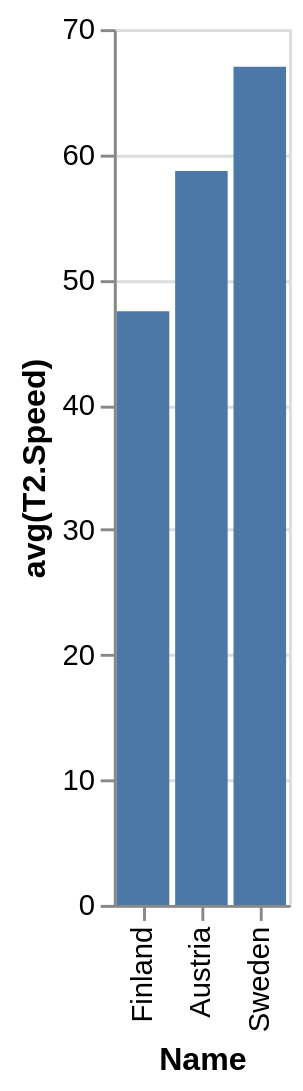

Write the Vega-Lite specification saved for this chart.
### Vega-Lite specification from a JSON file in a GitHub repository (floating-point values rounded to 4 significant figures)
{"data": {"values": [{"x_data": "Finland", "y_data": 47.45}, {"x_data": "Austria", "y_data": 58.67}, {"x_data": "Sweden", "y_data": 67}]}, "mark": "bar", "encoding": {"x": {"field": "x_data", "type": "nominal", "title": "Name", "sort": {"op": "sum", "field": "y_data", "order": "ascending"}}, "y": {"field": "y_data", "type": "quantitative", "title": "avg(T2.Speed)"}}}
